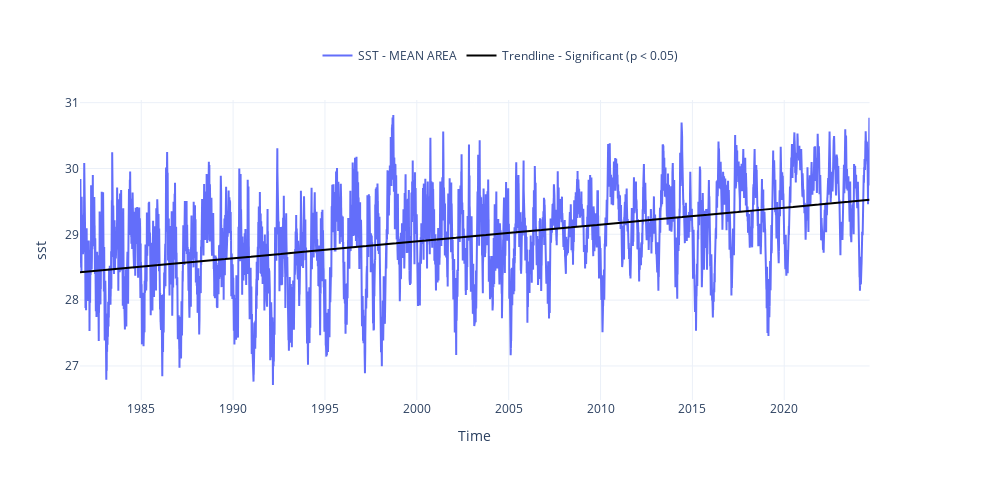

This figure's notebook cell:
### Code cell
fig = plot_timeseries_interactive(dict_plot, trendline=True, scatter_dict = None, figsize = (25, 12));

### Figure 1 — Plotly figure (JSON) as saved in the notebook; plotly's stock layout.template omitted (floating-point values rounded to 4 significant figures; data arrays with more than 128 entries replaced by an {"elided": "..."} marker saying what was removed)
{"data": [{"line": {"color": "#636EFA"}, "name": "SST - MEAN AREA", "type": "scatter", "x": {"elided": "15699 str values"}, "xaxis": "x", "y": {"elided": "15699 float values"}, "yaxis": "y"}, {"line": {"color": "black"}, "mode": "lines", "name": "Trendline - Significant (p < 0.05)", "showlegend": true, "type": "scatter", "x": {"elided": "15699 str values"}, "xaxis": "x", "y": {"elided": "15699 float values"}, "yaxis": "y"}], "layout": {"height": 480, "legend": {"font": {"size": 12}, "orientation": "h", "x": 0.5, "xanchor": "center", "y": 1.1, "yanchor": "bottom"}, "title": {"text": " "}, "width": 1000, "xaxis": {"anchor": "y", "domain": [0, 0.94], "title": {"text": "Time"}}, "yaxis": {"anchor": "x", "domain": [0, 1], "title": {"text": "sst"}}, "yaxis2": {"anchor": "x", "overlaying": "y", "side": "right"}}}
